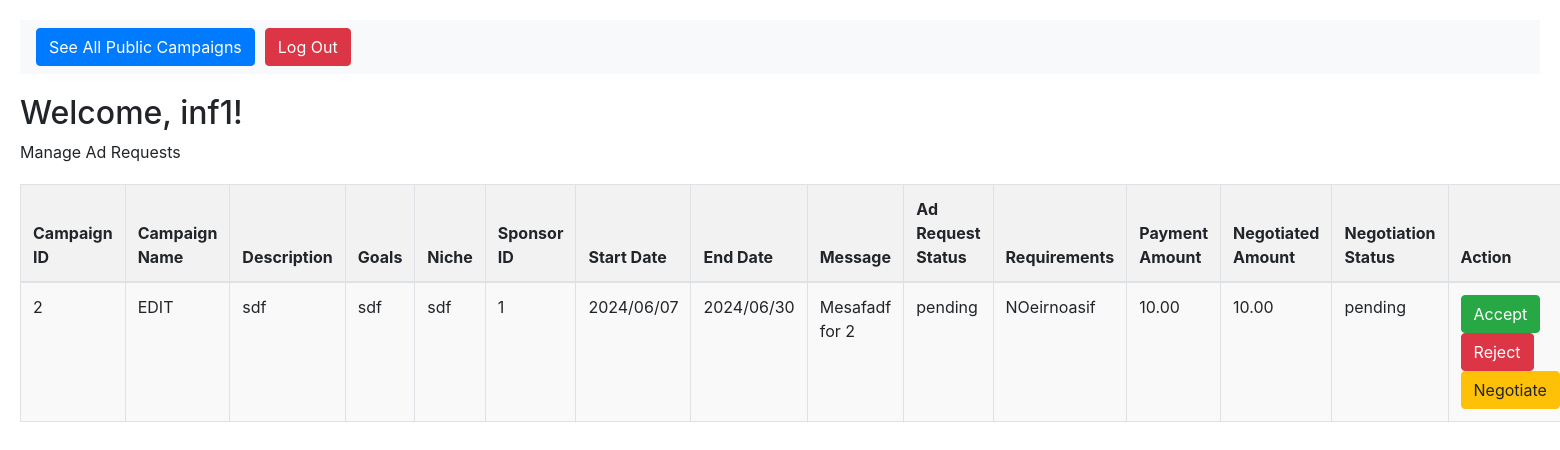
Page /influencer/dashboard (signed in) on the committed database.
### models.py (models this page shows, shortened)
class Campaign(db.Model):
    __tablename__ = "campaigns"
    campaign_id = db.Column(db.Integer, primary_key=True, autoincrement=True)
    sponsor_id = db.Column(
        db.Integer, db.ForeignKey("sponsors.sponsor_id"), nullable=False
    )
    name = db.Column(db.String(255), nullable=False)
    description = db.Column(db.Text, nullable=False)
    start_date = db.Column(db.Date)
    end_date = db.Column(db.Date)
    budget = db.Column(db.Numeric(10, 2), nullable=False)
    visibility = db.Column(db.Enum("public", "private"), default="public")
    goals = db.Column(db.Text, nullable=False)
    niche = db.Column(db.String(255), nullable=False)
    ad_requests = db.relationship("AdRequest", backref="campaign", lazy=True)
    campaign_flags = db.relationship("CampaignFlag", backref="campaign", lazy=True)

class AdRequest(db.Model):
    __tablename__ = "ad_requests"
    ad_request_id = db.Column(db.Integer, primary_key=True, autoincrement=True)
    campaign_id = db.Column(
        db.Integer, db.ForeignKey("campaigns.campaign_id"), nullable=False
    )
    influencer_id = db.Column(
        db.Integer, db.ForeignKey("influencers.influencer_id"), nullable=False
    )
    requirements = db.Column(db.Text)
    payment_amount = db.Column(db.Numeric(10, 2))
    status = db.Column(
        db.Enum("pending", "accepted", "rejected", "negotiation"), default="pending"
    )
    messages = db.Column(db.Text)
    negotiations = db.relationship("Negotiation", backref="ad_request", lazy=True)

### influencer.py (the view)
@influencer.route("/dashboard", methods=["GET", "POST"])
def dashboard():
    if "user_name" in session and "role" in session:
        if session["role"] == "influencer":
            user_id = session["user_id"]
            influencer_id = (
                Influencer.query.filter_by(user_id=user_id).first().influencer_id
            )
            data = helper.get_influencer_campaigns(influencer_id)
            return render_template("influencer_dashboard.html", data=data)
    flash("Please Login !", "faliled")
    return redirect(url_for("influencer.login"))

### app.py (called while the page is built)
@app.before_request
def create_tables():
    init_db(app)

### models.py (called while the page is built, shortened)
def init_db(app):
    with app.app_context():
        db.create_all()

### templates/influencer_dashboard.html (shortened to what this page needs)
<!DOCTYPE html>
<html lang="en">
<head>
    <link href="https://maxcdn.bootstrapcdn.com/bootstrap/4.5.2/css/bootstrap.min.css" rel="stylesheet">
</head>
<body>
    <nav class="navbar navbar-expand-lg navbar-light bg-light">
        <button class="btn btn-primary" onclick="location.href='{{ url_for("influencer.show_campaign") }}'">See All Public Campaigns</button>
        <button class="btn btn-danger" onclick="location.href='/logout'">Log Out</button>
    </nav>
    <div class="welcome-message">
        <h2>Welcome, {{ session["user_name"] }}!</h2>
        <p>Manage Ad Requests</p>
    </div>
    {% if data %}
    <table class="table table-striped table-bordered">
        <thead>
            <tr>
                <th>Campaign ID</th>
                <th>Campaign Name</th>
                <th>Description</th>
                <th>Goals</th>
                <th>Niche</th>
                <th>Sponsor ID</th>
                <th>Start Date</th>
                <th>End Date</th>
                <th>Message</th>
                <th>Ad Request Status</th>
                <th>Requirements</th>
                <th>Payment Amount</th>
                <th>Negotiated Amount</th>
                <th>Negotiation Status</th>
                <th>Action</th>
            </tr>
        </thead>
        <tbody>
            {% for d in data %}
            <tr>
                <td>{{ d["campaign_id"] }}</td>
                <td>{{ d.campaign_name }}</td>
                <td>{{ d.description }}</td>
                <td>{{ d.goals }}</td>
                <td>{{ d.niche }}</td>
                <td>{{ d.sponsor_id }}</td>
                <td>{{ d.start_date }}</td>
                <td>{{ d.end_date }}</td>
                <td>{{ d.messages }}</td>
                <td>{{ d.status }}</td>
                <td>{{ d.requirements }}</td>
                <td>{{ d.payment_amount }}</td>
                <td>{{ d.negotiated_amount }}</td>
                <td>{{ d.negotiation_status }}</td>
                <td>
                    <button class="btn btn-success" onclick="location.href='{{ url_for("influencer.accept_adrequest" , adrequest_id =d.ad_request_id) }}'">Accept</button>
                    <button class="btn btn-danger" onclick="location.href='{{ url_for("influencer.reject_adrequest" , adrequest_id =d.ad_request_id) }}'">Reject</button>
                    <button class="btn btn-warning" onclick="location.href='{{ url_for("influencer.nego_adrequest" , adrequest_id =d.ad_request_id) }}'">Negotiate</button>
                </td>
            </tr>
            {% endfor %}
        </tbody>
    </table>
    {% else %}
    <p>No Ad Requests to show!</p>
    {% endif %}
</body>
</html>

### templates/influencer_dashboard.html (style rules this page uses)
body { padding: 20px; }
nav { margin-bottom: 20px; }
table { margin-top: 20px; }
th, td { padding: 10px; text-align: left; }
th { background-color: #f2f2f2; }
.table-striped tbody tr:nth-of-type(odd) { background-color: #f9f9f9; }
.btn { margin-right: 10px; }
.navbar { margin-bottom: 20px; }
.welcome-message { margin-bottom: 20px; }

### rows in the picture
Campaign: campaign_id "2", campaign_name "EDIT", description "sdf", goals "sdf", niche "sdf", sponsor_id "1", start_date "2024/06/07", end_date "2024/06/30", messages "Mesafadf for 2", status "pending", requirements "NOeirnoasif", payment_amount "10.00", negotiated_amount "10.00", negotiation_status "pending"

### other values in the picture
{{ session["user_name"] }} "inf1"
